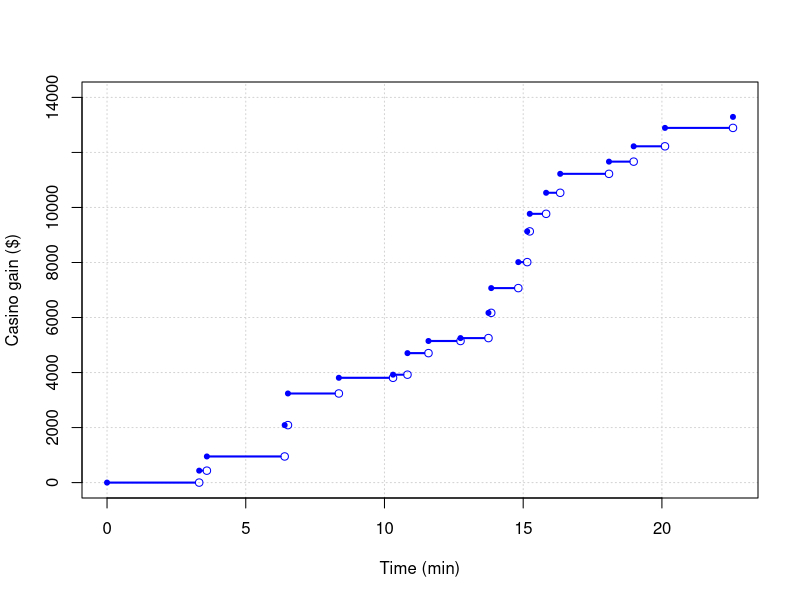

The R script that drew this image:
# Simulación 5.1

# Especificación de los parámetros
lambda<- 0.75
narrivals<- 20

# Definimos la ganancia del casino y el tiempo como vector
gain<- c()
time<- c()

# Ajuste de los valores iniciales
gain[1]<- 0
time[1]<- 0

# Especificación del seed
set.seed(50094)

# Simulación de la trayectoria
for (i in 2:(narrivals+1)) {
  time[i]<- time[i-1] - 1/lambda*log(runif(1))
   gain[i]<- gain[i-1] + runif(1,0, 1500)
}

# Ploteo de la trayectoria
plot(time, gain, type="n", ylim=c(0,14000), xlab="Time (min)", ylab="Casino gain ($)",  
panel.first=grid())

segments(time[-length(time)], gain[-length(time)], time[-1]-0.15, 
gain[-length(time)], lwd=2, col="blue")

points(time, gain, pch=20, col="blue")
points(time[-1], gain[-length(time)], pch=1, col="blue")


time[length(time)]
gain[length(time)]

